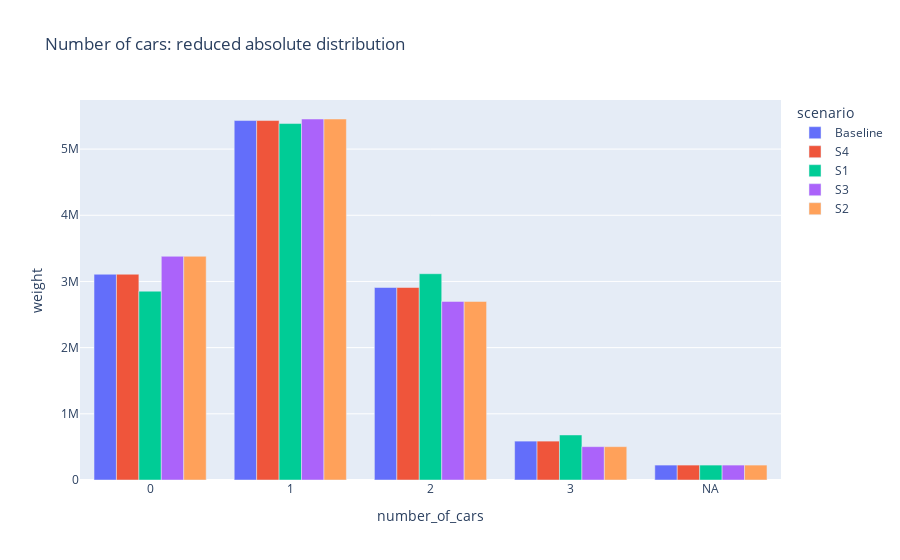

Source (notebook cell):
### Code cell
df_plot = df_reduced.copy()
df_plot["number_of_cars"] = df_plot["number_of_cars"].astype(str).replace({ str(NA): "NA" })

px.bar(
    df_plot, x = "number_of_cars", y = "weight", color = "scenario", barmode = "group",
    title = "Number of cars: reduced absolute distribution")

### Figure 1 — Plotly figure (JSON) as saved in the notebook; plotly's stock layout.template omitted (floating-point values rounded to 4 significant figures)
{"data": [{"alignmentgroup": "True", "hovertemplate": "scenario=Baseline<br>number_of_cars=%{x}<br>weight=%{y}<extra></extra>", "legendgroup": "Baseline", "marker": {"color": "#636efa", "pattern": {"shape": ""}}, "name": "Baseline", "offsetgroup": "Baseline", "orientation": "v", "showlegend": true, "textposition": "auto", "type": "bar", "x": ["0", "1", "2", "3", "NA"], "xaxis": "x", "y": [3109000.0, 5432000.0, 2909000.0, 587700.0, 225400.0], "yaxis": "y"}, {"alignmentgroup": "True", "hovertemplate": "scenario=S4<br>number_of_cars=%{x}<br>weight=%{y}<extra></extra>", "legendgroup": "S4", "marker": {"color": "#EF553B", "pattern": {"shape": ""}}, "name": "S4", "offsetgroup": "S4", "orientation": "v", "showlegend": true, "textposition": "auto", "type": "bar", "x": ["0", "1", "2", "3", "NA"], "xaxis": "x", "y": [3109000.0, 5432000.0, 2909000.0, 587700.0, 225400.0], "yaxis": "y"}, {"alignmentgroup": "True", "hovertemplate": "scenario=S1<br>number_of_cars=%{x}<br>weight=%{y}<extra></extra>", "legendgroup": "S1", "marker": {"color": "#00cc96", "pattern": {"shape": ""}}, "name": "S1", "offsetgroup": "S1", "orientation": "v", "showlegend": true, "textposition": "auto", "type": "bar", "x": ["0", "1", "2", "3", "NA"], "xaxis": "x", "y": [2853000.0, 5386000.0, 3117000.0, 680600.0, 225400.0], "yaxis": "y"}, {"alignmentgroup": "True", "hovertemplate": "scenario=S3<br>number_of_cars=%{x}<br>weight=%{y}<extra></extra>", "legendgroup": "S3", "marker": {"color": "#ab63fa", "pattern": {"shape": ""}}, "name": "S3", "offsetgroup": "S3", "orientation": "v", "showlegend": true, "textposition": "auto", "type": "bar", "x": ["0", "1", "2", "3", "NA"], "xaxis": "x", "y": [3380000.0, 5455000.0, 2698000.0, 503600.0, 225400.0], "yaxis": "y"}, {"alignmentgroup": "True", "hovertemplate": "scenario=S2<br>number_of_cars=%{x}<br>weight=%{y}<extra></extra>", "legendgroup": "S2", "marker": {"color": "#FFA15A", "pattern": {"shape": ""}}, "name": "S2", "offsetgroup": "S2", "orientation": "v", "showlegend": true, "textposition": "auto", "type": "bar", "x": ["0", "1", "2", "3", "NA"], "xaxis": "x", "y": [3380000.0, 5455000.0, 2698000.0, 503600.0, 225400.0], "yaxis": "y"}], "layout": {"barmode": "group", "legend": {"title": {"text": "scenario"}, "tracegroupgap": 0}, "title": {"text": "Number of cars: reduced absolute distribution"}, "xaxis": {"anchor": "y", "domain": [0, 1], "title": {"text": "number_of_cars"}}, "yaxis": {"anchor": "x", "domain": [0, 1], "title": {"text": "weight"}}}}
